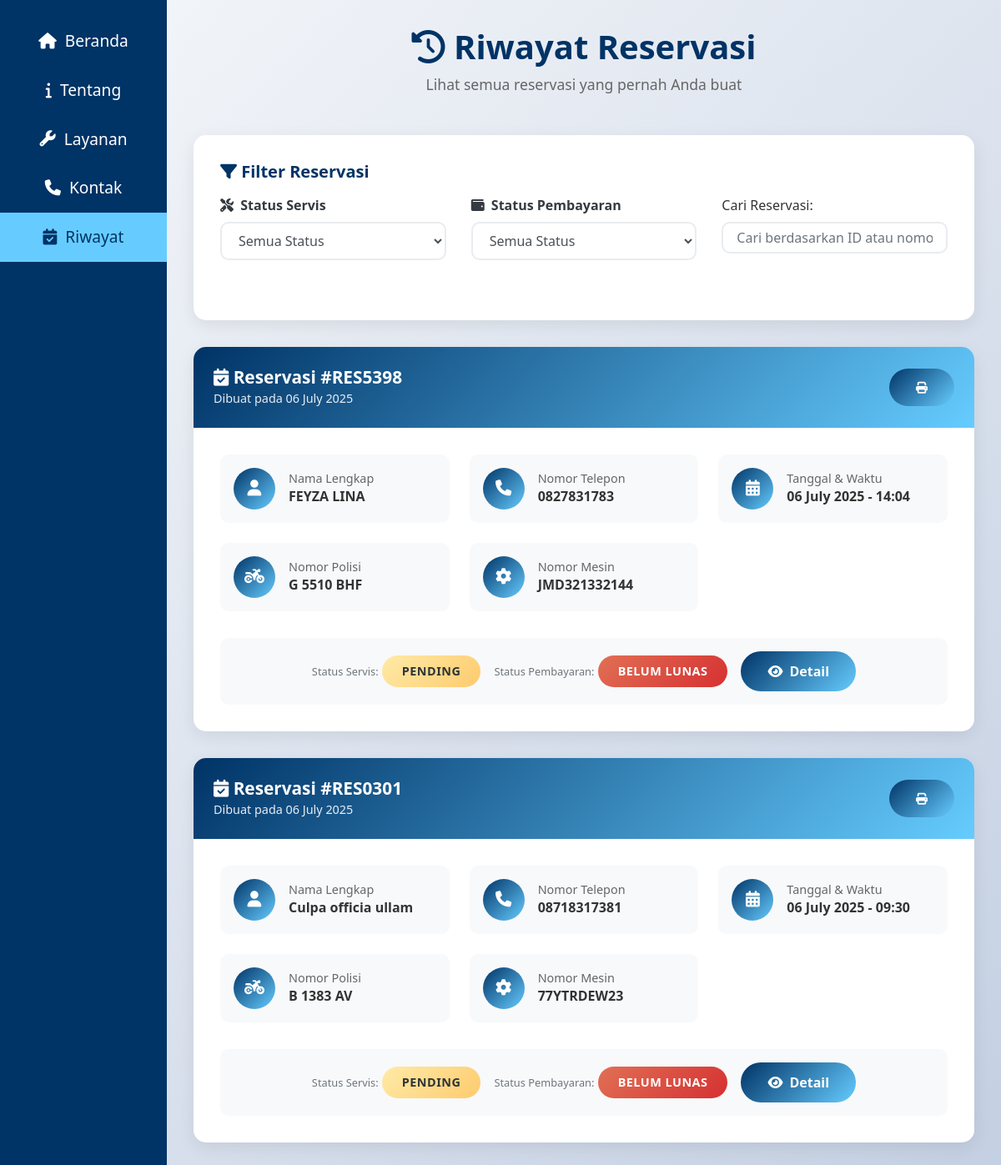
/riwayat_service/riwayat_reservasi.php (signed in), run on the app's committed database.
### tables this page shows
CREATE TABLE `reservasi` (
  `id_reservasi` varchar(10) NOT NULL,
  `id_user` int(11) NOT NULL,
  `nama_lengkap` varchar(100) NOT NULL,
  `nomor_telepon` varchar(15) NOT NULL,
  `tanggal_servis` date NOT NULL,
  `waktu_servis` time NOT NULL,
  `catatan` text DEFAULT NULL,
  `status` varchar(30) DEFAULT NULL,
  `status_pembayaran` varchar(25) NOT NULL,
  `created_at` timestamp NOT NULL DEFAULT current_timestamp(),
  `no_mesin` varchar(30) NOT NULL,
  `nopolisi` varchar(10) NOT NULL,
  `merk` varchar(20) NOT NULL,
  `total_harga` int(11) NOT NULL
);

### riwayat_service/riwayat_reservasi.php (the view, shortened to what this page needs)
<!DOCTYPE html>
<html lang="en">
<head>
  <link rel="stylesheet" href="https://stackpath.bootstrapcdn.com/bootstrap/4.5.2/css/bootstrap.min.css">
  <link rel="stylesheet" href="https://cdnjs.cloudflare.com/ajax/libs/font-awesome/6.5.1/css/all.min.css">
  <link rel="stylesheet" href="https://cdn.jsdelivr.net/npm/sweetalert2@11.1.9/dist/sweetalert2.min.css">
</head>
<body>
  <div class="sidebar" id="sidebar">
    <a href="../dashboard_cust.php"><i class="fas fa-home"></i><span>Beranda</span></a>
    <a href="../dashboard_cust.php#info"><i class="fas fa-info"></i><span>Tentang</span></a>
    <a href="../dashboard_cust.php#layanan"><i class="fas fa-wrench"></i><span>Layanan</span></a>
    <a href="../dashboard_cust.php#kontak"><i class="fas fa-phone"></i><span>Kontak</span></a>
    <a href="riwayat_reservasi.php" class="active"><i class="fas fa-calendar-check"></i><span>Riwayat</span></a>
  </div>
  <div class="content">
    <div class="page-header">
      <h1><i class="fas fa-history"></i> Riwayat Reservasi</h1>
      <p>Lihat semua reservasi yang pernah Anda buat</p>
    </div>
    <div class="filter-section">
      <h5><i class="fas fa-filter"></i> Filter Reservasi</h5>
      <div class="row">
<div class="col-md-4 mb-4">
  <div class="form-group">
    <label for="filterStatus" class="text-dark font-weight-bold">
      <i class="fas fa-tools mr-1"></i> Status Servis
    </label>
    <select class="form-control custom-select-fix" id="filterStatus">
      <option value="">Semua Status</option>
    </select>
  </div>
</div>
          <div class="col-md-4 mb-4">
            <div class="form-group">
              <label for="filterPembayaran" class="text-dark font-weight-bold">
                <i class="fas fa-wallet mr-1"></i> Status Pembayaran
              </label>
              <select class="form-control custom-select-fix" id="filterPembayaran">
                <option value="">Semua Status</option>
              </select>
            </div>
          </div>
        <div class="col-md-4">
          <label for="searchReservasi">Cari Reservasi:</label>
          <input type="text" class="form-control" id="searchReservasi" placeholder="Cari berdasarkan ID atau nomor polisi...">
        </div>
      </div>
    </div>
    <div id="reservasiContainer">
      <?php
      include '../koneksi.php';
      $user_id = $_SESSION['id_user'] ?? '';
      if (!$conn) {
        echo '<div class="empty-state">
                <i class="fas fa-exclamation-triangle"></i>
                <h3>Koneksi Database Gagal</h3>
                <p>Tidak dapat terhubung ke database</p>
              </div>';
      } else {
        $query = mysqli_query($conn, "
          SELECT * FROM reservasi
          WHERE id_user = '$user_id'
          ORDER BY tanggal_servis DESC, waktu_servis DESC
        ");
        if ($query && mysqli_num_rows($query) > 0) {
          while ($data = mysqli_fetch_array($query)) {
            $statusClass = '';
            switch (strtolower($data['status'])) {
              case 'pending':
                $statusClass = 'badge-pending';
                break;
            }
            $pembayaranClass = '';
            switch (strtolower($data['status_pembayaran'])) {
              case 'belum lunas':
                $pembayaranClass = 'badge-belum-lunas';
                break;
            }
            $tanggal = date('d F Y', strtotime($data['tanggal_servis']));
            $waktu = date('H:i', strtotime($data['waktu_servis']));
      ?>
      <div class="reservasi-card" data-status="<?= htmlspecialchars($data['status']) ?>" data-pembayaran="<?= htmlspecialchars($data['status_pembayaran']) ?>" data-search="<?= htmlspecialchars($data['id_reservasi'] . ' ' . $data['nopolisi']) ?>">
       <div class="card-header d-flex align-items-center justify-content-between">
        <div>
          <h5>
            <i class="fas fa-calendar-check"></i>
            Reservasi #<?= htmlspecialchars($data['id_reservasi']) ?>
          </h5>
          <small>Dibuat pada <?= $tanggal ?></small>
        </div>
        <div>
          <a class="btn btn-sm btn-primary" href="./cetak.php?id_reservasi=<?php echo urlencode($data['id_reservasi']); ?>"  target="_blank" data-toggle="tooltip" title="Cetak"><i class="fa fa-print"></i></a>
        </div>
      </div>
        <div class="card-body">
          <div class="info-grid">
            <div class="info-item">
              <div class="info-icon">
                <i class="fas fa-user"></i>
              </div>
              <div class="info-content">
                <h6>Nama Lengkap</h6>
                <p><?= htmlspecialchars($data['nama_lengkap']) ?></p>
              </div>
            </div>
            <div class="info-item">
              <div class="info-icon">
                <i class="fas fa-phone"></i>
              </div>
              <div class="info-content">
                <h6>Nomor Telepon</h6>
                <p><?= htmlspecialchars($data['nomor_telepon']) ?></p>
              </div>
            </div>
            <div class="info-item">
              <div class="info-icon">
                <i class="fas fa-calendar-alt"></i>
              </div>
              <div class="info-content">
                <h6>Tanggal & Waktu</h6>
                <p><?= $tanggal ?> - <?= $waktu ?></p>
              </div>
            </div>
            <div class="info-item">
              <div class="info-icon">
                <i class="fas fa-motorcycle"></i>
              </div>
              <div class="info-content">
                <h6>Nomor Polisi</h6>
                <p><?= htmlspecialchars($data['nopolisi']) ?></p>
              </div>
            </div>
            <div class="info-item">
              <div class="info-icon">
                <i class="fas fa-cog"></i>
              </div>
              <div class="info-content">
                <h6>Nomor Mesin</h6>
                <p><?= htmlspecialchars($data['no_mesin']) ?></p>
              </div>
            </div>
          </div>
          <div class="status-badges">
            <div>
              <small class="text-muted">Status Servis:</small>
              <span class="badge <?= $statusClass ?>"><?= htmlspecialchars($data['status']) ?></span>
            </div>
            <div>
              <small class="text-muted">Status Pembayaran:</small>
              <span class="badge <?= $pembayaranClass ?>"><?= htmlspecialchars($data['status_pembayaran']) ?></span>
            </div>
            <div>
              <a href="detail-reservasi.php?id=<?= urlencode($data['id_reservasi']) ?>" class="detail-btn">
                <i class="fas fa-eye"></i> Detail
              </a>
            </div>
          </div>
        </div>
      </div>
      <?php
          }
        }
      }
      ?>
    </div>
  </div>
</body>
</html>

### riwayat_service/riwayat_reservasi.php (style rules this page uses)
:root { --primary-dark: #003366; --primary-light: #66ccff; --accent-blue: #74b9ff; --hover-blue: rgba(0, 123, 255, 0.3); --shadow: 0 4px 12px rgba(0, 0, 0, 0.1); --card-shadow: 0 6px 20px rgba(0, 0, 0, 0.08); --border-radius: 15px; }
* { box-sizing: border-box; }
body { background: linear-gradient(135deg, #f5f7fa 0%, #c3cfe2 100%); font-family: 'Segoe UI', Tahoma, Geneva, Verdana, sans-serif; color: #333; margin: 0; padding: 0; min-height: 100vh; }
.sidebar { width: 70px; background: var(--primary-dark); color: #ffffff; position: fixed; top: 0; left: 0; height: 100%; display: flex; flex-direction: column; align-items: center; padding: 20px 0; transition: width 0.3s ease; z-index: 1001; }
.sidebar a { display: flex; align-items: center; justify-content: center; width: 100%; padding: 15px 0; text-decoration: none; color: #ffffff; font-size: 1.2rem; transition: background 0.3s ease, color 0.3s ease; }
.sidebar a i { margin-right: 10px; }
.sidebar a span { display: none; font-weight: 500; }
.sidebar a.active { background: var(--primary-light); color: var(--primary-dark); }
.content { margin-left: 70px; width: calc(100% - 70px); padding: 2rem; transition: margin-left 0.3s ease, width 0.3s ease; min-height: 100vh; }
.page-header { text-align: center; margin-bottom: 3rem; }
.page-header h1 { font-size: 2.5rem; font-weight: 700; color: var(--primary-dark); margin-bottom: 0.5rem; }
.page-header p { font-size: 1.1rem; color: #666; margin: 0; }
.reservasi-card { background: white; border-radius: var(--border-radius); box-shadow: var(--card-shadow); margin-bottom: 2rem; overflow: hidden; transition: all 0.3s ease; border: none; }
.card-header { background: linear-gradient(135deg, var(--primary-dark), var(--primary-light)); color: white; padding: 1.5rem; border: none; }
.card-header h5 { margin: 0; font-size: 1.3rem; font-weight: 600; }
.card-header small { opacity: 0.9; font-size: 0.9rem; }
.card-body { padding: 2rem; }
.info-grid { display: grid; grid-template-columns: repeat(auto-fit, minmax(250px, 1fr)); gap: 1.5rem; margin-bottom: 2rem; }
.info-item { display: flex; align-items: center; padding: 1rem; background: #f8f9fa; border-radius: 10px; transition: all 0.3s ease; }
.info-icon { width: 50px; height: 50px; border-radius: 50%; background: linear-gradient(135deg, var(--primary-dark), var(--primary-light)); color: white; display: flex; align-items: center; justify-content: center; margin-right: 1rem; font-size: 1.2rem; }
.info-content h6 { margin: 0; color: #666; font-size: 0.9rem; font-weight: 500; }
.info-content p { margin: 0; color: #333; font-size: 1rem; font-weight: 600; }
.status-badges { display: flex; gap: 1rem; flex-wrap: wrap; align-items: center; justify-content: center; padding: 1rem; background: #f8f9fa; border-radius: 10px; }
.badge { padding: 0.75rem 1.5rem; font-size: 0.9rem; font-weight: 600; border-radius: 25px; text-transform: uppercase; letter-spacing: 0.5px; }
.badge-pending { background: linear-gradient(135deg, #ffeaa7, #fdcb6e); color: #2d3436; }
.badge-belum-lunas { background: linear-gradient(135deg, #e17055, #d63031); color: white; }
.detail-btn { background: linear-gradient(135deg, var(--primary-dark), var(--primary-light)); color: white; border: none; padding: 0.75rem 2rem; border-radius: 25px; font-weight: 600; transition: all 0.3s ease; text-decoration: none; display: inline-flex; align-items: center; gap: 0.5rem; }
.btn-primary { background: linear-gradient(135deg, var(--primary-dark), var(--primary-light)); border: none; padding: 0.75rem 2rem; border-radius: 25px; font-weight: 600; transition: all 0.3s ease; }
.filter-section { background: white; padding: 2rem; border-radius: var(--border-radius); box-shadow: var(--card-shadow); margin-bottom: 2rem; }
.filter-section h5 { margin-bottom: 1rem; color: var(--primary-dark); font-weight: 600; }
.form-control { border-radius: 10px; border: 2px solid #e9ecef; padding: 0.75rem 1rem; transition: all 0.3s ease; }
.custom-select-fix { padding-top: 0.55rem; padding-bottom: 0.55rem; height: auto; line-height: 1.5; font-size: 1rem; }

### data on the page
reservasi: id_reservasi "RES5398", tanggal_servis "06 July 2025", nama_lengkap "FEYZA LINA", nomor_telepon "0827831783", waktu_servis "14:04", nopolisi "G 5510 BHF", no_mesin "JMD321332144", status "PENDING", status_pembayaran "BELUM LUNAS"
reservasi: id_reservasi "RES0301", tanggal_servis "06 July 2025", nama_lengkap "Culpa officia ullam", nomor_telepon "08718317381", waktu_servis "09:30", nopolisi "B 1383 AV", no_mesin "77YTRDEW23", status "PENDING", status_pembayaran "BELUM LUNAS"
